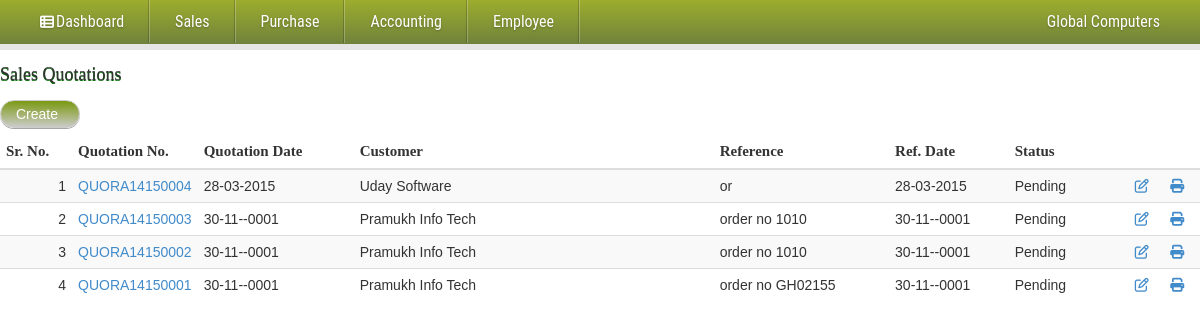
/admin/quotations.php (signed in), run on the app's committed database.
### tables this page shows
CREATE TABLE IF NOT EXISTS `sales_qua_master` (
  `sales_qua_id` varchar(15) NOT NULL,
  `quo_date` date NOT NULL,
  `customer_id` int(10) NOT NULL,
  `reference` varchar(100) NOT NULL,
  `reference_date` date NOT NULL,
  `tax` varchar(30) NOT NULL,
  `expiry_date` date NOT NULL,
  `status` varchar(1) NOT NULL,
  `remark` varchar(150) NOT NULL,
  `is_deleted` varchar(1) NOT NULL,
  PRIMARY KEY (`sales_qua_id`)
);

CREATE TABLE IF NOT EXISTS `customer_master` (
  `customer_id` int(10) NOT NULL AUTO_INCREMENT,
  `customer_name` varchar(100) NOT NULL,
  `address` varchar(200) NOT NULL,
  `city` varchar(50) NOT NULL,
  `state` varchar(50) NOT NULL,
  `pincode` int(6) NOT NULL,
  `mobile_no` varchar(10) NOT NULL,
  `contact_name` varchar(100) NOT NULL,
  `email_id` varchar(50) NOT NULL,
  `vat_tin_no` int(11) NOT NULL,
  `cst_no` int(11) NOT NULL,
  `designation` varchar(20) NOT NULL,
  `phone_no` varchar(12) NOT NULL,
  `iscompany` varchar(1) NOT NULL,
  `is_deleted` varchar(1) NOT NULL,
  `entry_date` datetime NOT NULL,
  PRIMARY KEY (`customer_id`)
);

### admin/quotations.php (the view, shortened to what this page needs)
<?php include_once("header.php"); ?>
<form action="" method="post" role="form">
	<h4 id="title">Sales Quotations</h4>
	<a href="#modal" id="btn-create">Create</a><br /><br />
 	<div class="table-responsive">
   	 <table class="table table-striped">
     <thead>
     <tr>
	 	<th width="6%"><b id="b-title">Sr. No.</b></th>
     	<th width="10%"><b id="b-title">Quotation No.</b></th>
        <th width="13%"><b id="b-title">Quotation Date</b></th>
		<th><b id="b-title">Customer</b> </th>
		<th><b id="b-title">Reference</b></th>
		<th><b id="b-title">Ref. Date</b></th>
        <th colspan="3"><b id="b-title">Status</b></th>
     </tr>
     </thead>
     <tbody>
	 <?php
  	 	echo "<tr>";
		$i=1;
	  	$rs=mysql_query("select a.sales_qua_id,customer_name,quo_date,reference,reference_date,status from sales_qua_master a,customer_master b where  a.customer_id=b.customer_id and a.is_deleted='0' order by a.sales_qua_id desc")or die(mysql_error());
	  	while($row=mysql_fetch_array($rs))
	  	{
			echo '<td align=right>'.$i++.'</td>';
	  		echo '<td><a href="sales.php?tmpid='.$row['sales_qua_id'].'&list=sales_quo">'.$row['sales_qua_id'].'</a></td>';
	 	 	echo "<td>".date("d-m-Y",strtotime($row['quo_date']))."</td>";
			echo "<td width=30%>".$row['customer_name']."</td>";
	  		echo "<td>".$row['reference']."</td>";
			echo "<td>".date("d-m-Y",strtotime($row['reference_date']))."</td>";
			if($row['status']=='0')
				$str="Pending";
			else
				$str="";
			echo "<td  width=10%>".$str."</td>";
			echo'<td><a href="#id='.$row['sales_qua_id'].'&update=sales_quotation" <i class="fa fa-edit"></i></a></td>';
		    echo'<td><a href="?print=sales_quo&id='.$row['sales_qua_id'].'" <i class="fa fa-print"></i></a></td></tr>';
	  	}
	  	?>
      </tbody>
    </table>
</div>
</form>

### styles/menu_style.css (style rules this page uses)
.fa { display:inline-block;font-family:FontAwesome;font-style:normal;font-weight:normal;line-height:1;-webkit-font-smoothing:antialiased;-moz-osx-font-smoothing:grayscale }
.fa-print:before { content:"\f02f" }
.fa-edit:before,.fa-pencil-square-o:before { content:"\f044" }

### styles/style.css (style rules this page uses)
#title { width:100%; font-family:Georgia, "Times New Roman", Times, serif; height:auto; margin-top:15px; text-shadow: 0 1px #006600; }
body { margin: 0; padding: 0; color: #414141; }
#b-title { font-family:"Times New Roman", Times, serif; font-size:15px; }
#btn-create { background: -webkit-linear-gradient(180deg, #CCCCCC, #79980d); background: -o-linear-gradient(180deg, #333333, #79980d); background: -moz-linear-gradient(180deg, #333333, #79980d); background: linear-gradient(1deg,#CCCCCC,#79980d); filter: progid:DXImageTransform.Microsoft.gradient(GradientType=0,StartColorStr='#f6f6f6', EndColorStr='#e1e1e1'); border: 1px solid #ccc; color:#FFFFFF; display:inline-block; min-width:80px; float:left; font-family:Verdana, Arial, Helvetica, sans-serif; margin-right:0px; margin-bottom:5px; padding:3px 0px; padding-left:15px; margin-top:5px; text-decoration:none; border-radius:20px; -moz-border-radius:20px; -webkit-border-radius:20px; -moz-box-shadow:0 1px rgba(0,0,0,.35); -webkit-box-shadow:0 1px rgba(0,0,0,.35); }

### styles/popup.css (style rules this page uses)
html, body, div, span, applet, object, iframe, h1, h2, h3, h4, h5, h6, p, blockquote, pre, a, abbr, acronym, address, big, cite, code, del, dfn, em, img, ins, kbd, q, s, samp, small, strike, strong, sub, sup, tt, var, b, u, i, center, dl, dt, dd, ol, ul, li, fieldset, form, label, legend, table, caption, tbody, tfoot, thead, tr, th, td, article, aside, canvas, details, embed, figure, figcaption, footer, header, hgroup, menu, nav, output, ruby, section, summary, time, mark, audio, video { margin: 0; padding: 0; border: 0; font-size: 100%; font: inherit; vertical-align: baseline; }
body { line-height: 1; }
table { border-collapse: collapse; border-spacing: 0; }

### data on the page
sales_qua_master: sales_qua_id "QUORA14150004", quo_date "28-03-2015", customer.customer_name "Uday Software", reference "or", reference_date "28-03-2015", status "Pending"
sales_qua_master: sales_qua_id "QUORA14150003", quo_date "30-11--0001", customer.customer_name "Pramukh Info Tech", reference "order no 1010", reference_date "30-11--0001", status "Pending"
sales_qua_master: sales_qua_id "QUORA14150002", quo_date "30-11--0001", customer.customer_name "Pramukh Info Tech", reference "order no 1010", reference_date "30-11--0001", status "Pending"
sales_qua_master: sales_qua_id "QUORA14150001", quo_date "30-11--0001", customer.customer_name "Pramukh Info Tech", reference "order no GH02155", reference_date "30-11--0001", status "Pending"

### other printed values
$_SESSION['ossem_enterprise_name'] "Global Computers"
